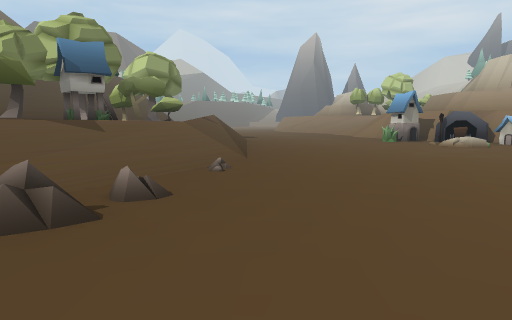
[1] (above)

24 first-person views from a walk through a Unity game level. The camera is 1.4 m above the floor, tilts 6° down and sees 70° across. The floor is counted in squares, 2 m on a side. Each view is taken from the middle of a square. On the plan, view 1 faces up. The plan holds only what a view shows up to about 11 squares ahead; the rest is blank. The place goes on beyond the plan. The player character is not drawn.

[2]
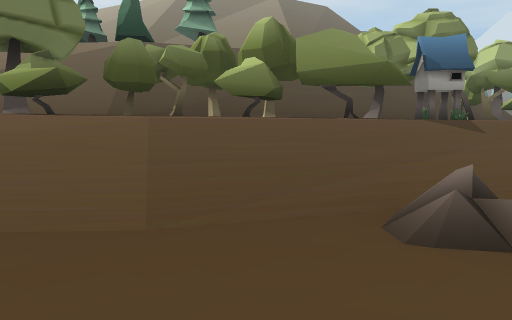

[3]
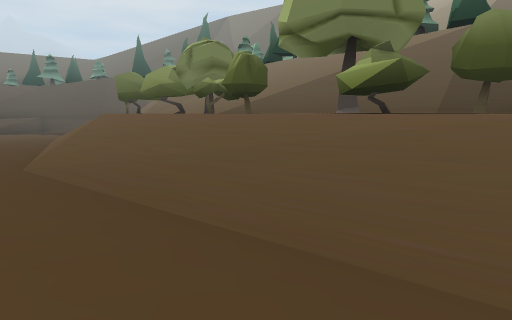

[4]
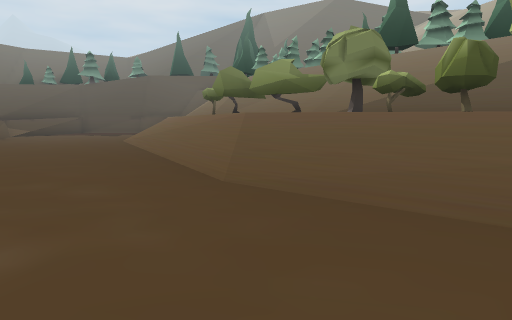

[5]
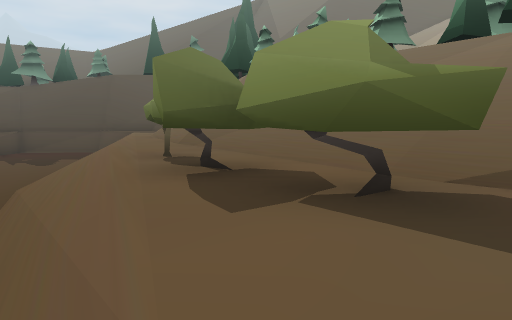

[6]
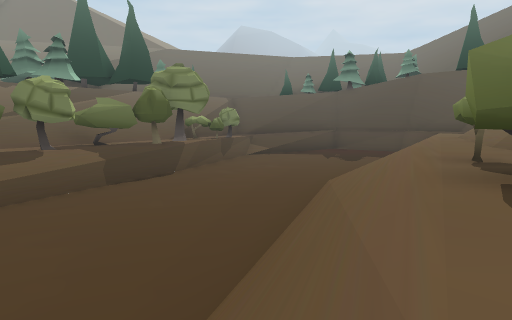

[7]
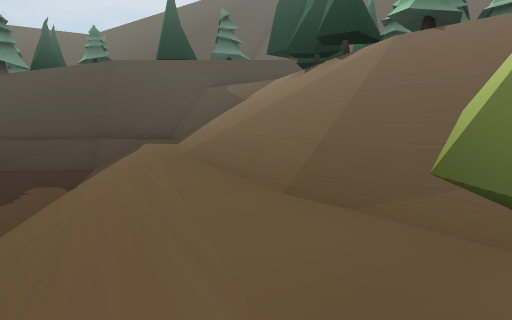

[8]
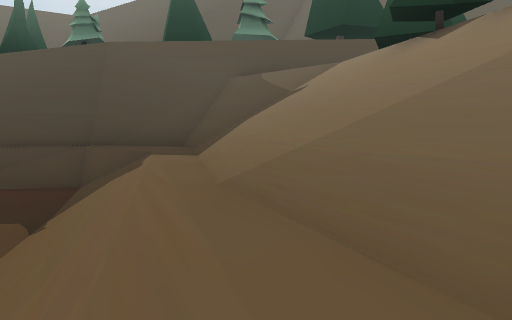

[9]
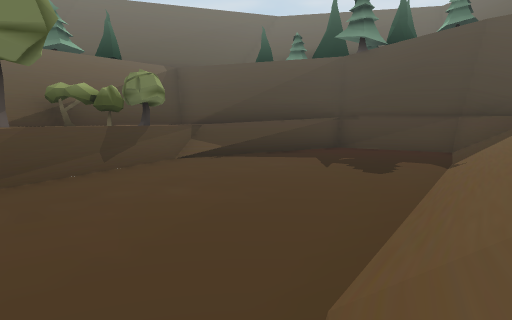

[10]
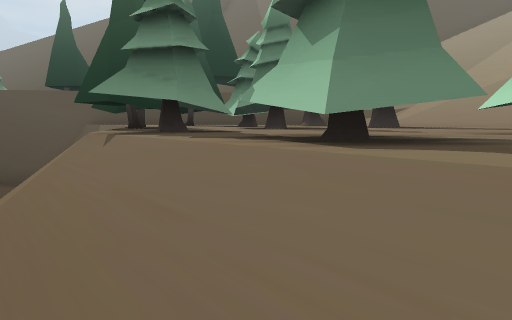

[11]
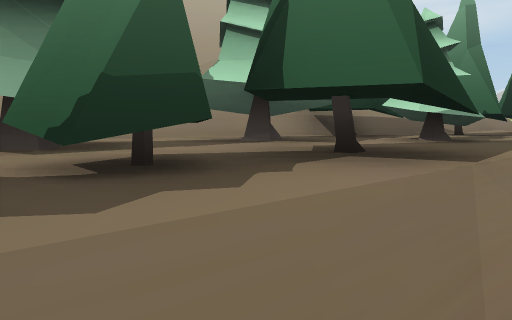

[12]
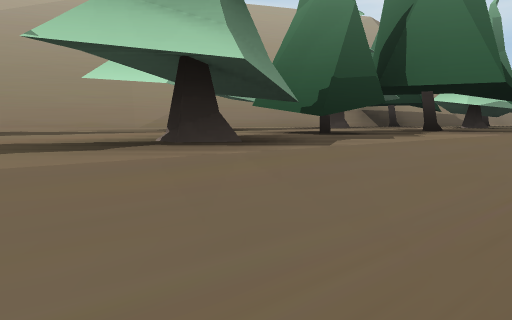

[13]
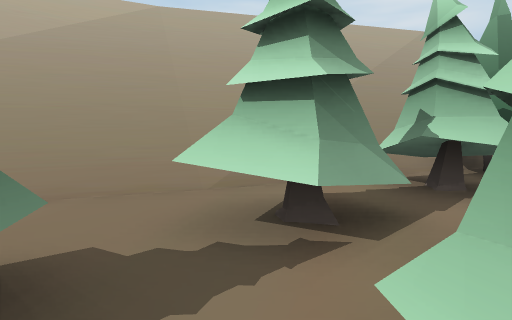

[14]
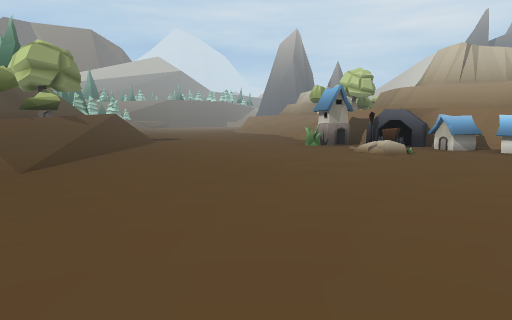

[15]
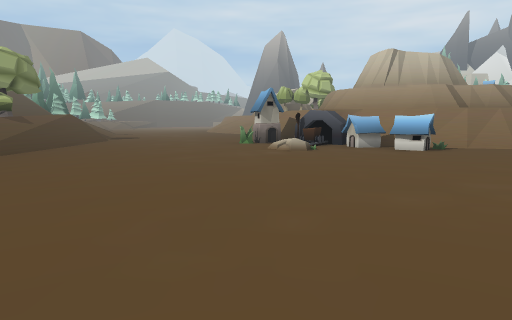

[16]
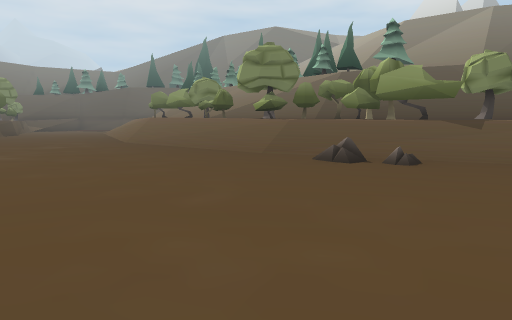

[17]
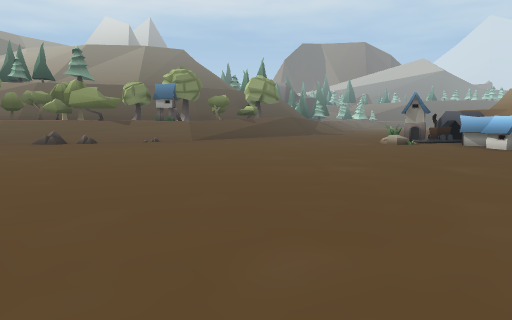

[18]
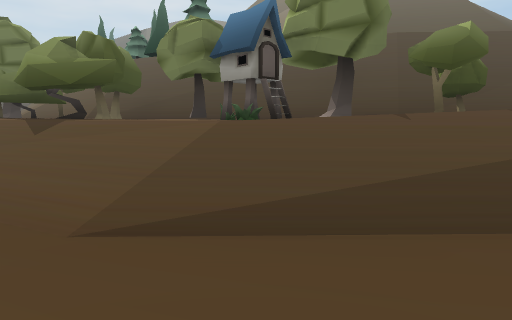

[19]
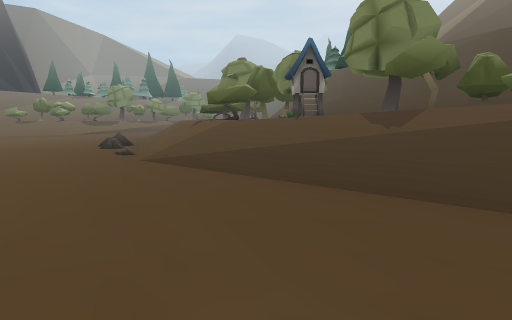

[20]
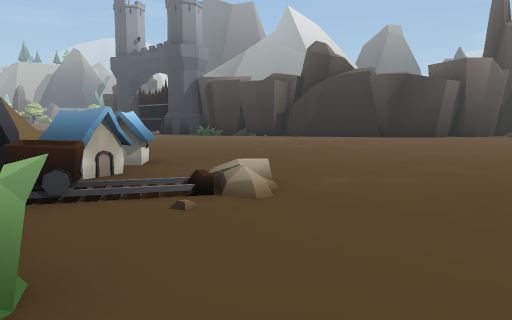

[21]
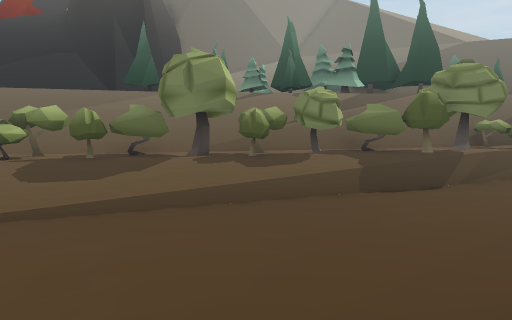

[22]
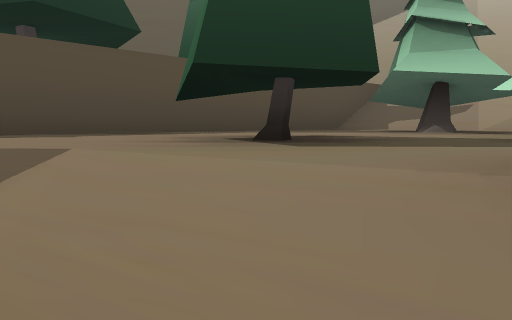

[23]
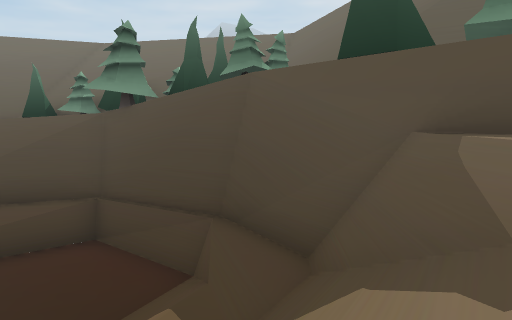

[24]
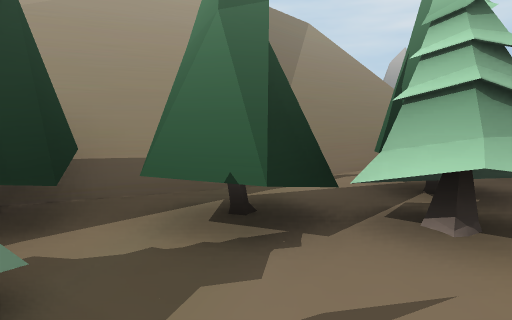

### Floor plan
Key: @ floor where view 1 was taken; # wall or solid block; . main floor; : floor 1.5 m higher than the main floor; + floor 2 m higher than the main floor; * floor 5.25 m higher than the main floor; % floor 7.25 m higher than the main floor; & floor 11.25 m higher than the main floor; / step, stairs or slope; = window, fence, low wall or low ledge; ^ raised ledge; v drop or lower ground; T tree; H house; R rock; B bush; C cart; O other object.
Columns run from 28 left of view 1 to 11 right of it. Each row starts with its distance up from view 1.
 13                    // v# T:/.....BH ===
 12                    // v#TT:/.......CO#==
 11                  &/// v#TT:/........OO##
 10                  =/// #  T:/......=..O..
  9                 #////v#T  :/............
  8               //=///*##THH:/............
  7           &/////=//*v# T#::/............
  6    //  ///////// /TT###TT://............
  5  =///  //////////TTT#T#TT://............
  4  ^///  ///////TTTTT##TTTT///...........
  3  #////  ////*TTT*/v# TT::/RR...........
  2   ////// **TTTTT//#=TTT://..............
  1 #  ////****TTTT//==:TTT//...............
  0 #  =T*TT**T*T*///#TTT://....@...........
 -1 #TT=TTTT**T*T///TTTT://.........    ....
 -2 TTT=*TTTT/T////:TT::///.......
 -3 TT##TTTTTT////:TT::///.......
 -4 TT##T*TTT///:TTT:///.......
 -5 T%##=//////:::////........
 -6 TT##/////:::////........
 -7 T ##/++://////........
 -8 T ##=//////............
 -9 T #=///..............///
-10 TT#/..............==////
-11  T#.............=///::TT
-12 TT#..........##=T:TTTT:TT
-13 TTT.......===T#TT#T::T////
-14 TTT###==.TT T::T//////// =#

Positions as (right, up) in squares from view 1, and headings:
1: (0, 0), facing up
2: (-1, 0), facing up-left
3: (-2, 0), facing left
4: (-3, -3), facing left
5: (-9, -3), facing left
6: (-9, -3), facing down-left
7: (-14, -5), facing left
8: (-17, -6), facing left
9: (-15, -7), facing down-left
10: (-16, -2), facing left
11: (-15, -1), facing up
12: (-16, -2), facing up
13: (-17, -1), facing up
14: (3, 2), facing up
15: (5, 1), facing up
16: (5, 1), facing left
17: (11, -1), facing up-left
18: (2, 8), facing left
19: (3, 13), facing down-left
20: (3, 13), facing down-right
21: (-10, -3), facing down
22: (-22, -5), facing up-left
23: (-22, -5), facing down-left
24: (-12, 2), facing up
